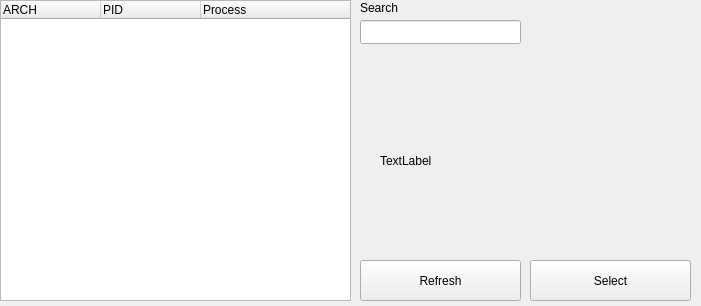
<?xml version="1.0" encoding="UTF-8"?>
<ui version="4.0">
 <class>ProcessGUI</class>
 <widget class="QMainWindow" name="ProcessGUI">
  <property name="geometry">
   <rect>
    <x>0</x>
    <y>0</y>
    <width>701</width>
    <height>306</height>
   </rect>
  </property>
  <property name="windowTitle">
   <string>MainWindow</string>
  </property>
  <widget class="QWidget" name="centralwidget">
   <widget class="QPushButton" name="pushButton">
    <property name="geometry">
     <rect>
      <x>360</x>
      <y>260</y>
      <width>161</width>
      <height>41</height>
     </rect>
    </property>
    <property name="text">
     <string>Refresh</string>
    </property>
   </widget>
   <widget class="QPushButton" name="pushButton_2">
    <property name="geometry">
     <rect>
      <x>530</x>
      <y>260</y>
      <width>161</width>
      <height>41</height>
     </rect>
    </property>
    <property name="text">
     <string>Select</string>
    </property>
   </widget>
   <widget class="QTreeWidget" name="treeWidget">
    <property name="geometry">
     <rect>
      <x>0</x>
      <y>0</y>
      <width>351</width>
      <height>301</height>
     </rect>
    </property>
    <column>
     <property name="text">
      <string>ARCH</string>
     </property>
    </column>
    <column>
     <property name="text">
      <string>PID</string>
     </property>
    </column>
    <column>
     <property name="text">
      <string>Process</string>
     </property>
    </column>
   </widget>
   <widget class="QLabel" name="label">
    <property name="geometry">
     <rect>
      <x>360</x>
      <y>0</y>
      <width>41</width>
      <height>16</height>
     </rect>
    </property>
    <property name="text">
     <string>Search</string>
    </property>
   </widget>
   <widget class="QLineEdit" name="lineEdit">
    <property name="geometry">
     <rect>
      <x>360</x>
      <y>20</y>
      <width>161</width>
      <height>24</height>
     </rect>
    </property>
   </widget>
   <widget class="QLabel" name="pray_meme">
    <property name="geometry">
     <rect>
      <x>380</x>
      <y>70</y>
      <width>281</width>
      <height>181</height>
     </rect>
    </property>
    <property name="text">
     <string>TextLabel</string>
    </property>
   </widget>
  </widget>
 </widget>
 <resources/>
 <connections>
  <connection>
   <sender>pushButton</sender>
   <signal>clicked()</signal>
   <receiver>ProcessGUI</receiver>
   <slot>RefreshProcesses()</slot>
   <hints>
    <hint type="sourcelabel">
     <x>371</x>
     <y>461</y>
    </hint>
    <hint type="destinationlabel">
     <x>419</x>
     <y>385</y>
    </hint>
   </hints>
  </connection>
  <connection>
   <sender>lineEdit</sender>
   <signal>textChanged(QString)</signal>
   <receiver>ProcessGUI</receiver>
   <slot>FindProcess(QString)</slot>
   <hints>
    <hint type="sourcelabel">
     <x>364</x>
     <y>193</y>
    </hint>
    <hint type="destinationlabel">
     <x>442</x>
     <y>191</y>
    </hint>
   </hints>
  </connection>
  <connection>
   <sender>pushButton_2</sender>
   <signal>clicked()</signal>
   <receiver>ProcessGUI</receiver>
   <slot>SelectProcess()</slot>
   <hints>
    <hint type="sourcelabel">
     <x>394</x>
     <y>86</y>
    </hint>
    <hint type="destinationlabel">
     <x>486</x>
     <y>151</y>
    </hint>
   </hints>
  </connection>
 </connections>
 <slots>
  <slot>RefreshProcesses()</slot>
  <slot>FindProcess(QString)</slot>
  <slot>SelectProcess()</slot>
 </slots>
</ui>
